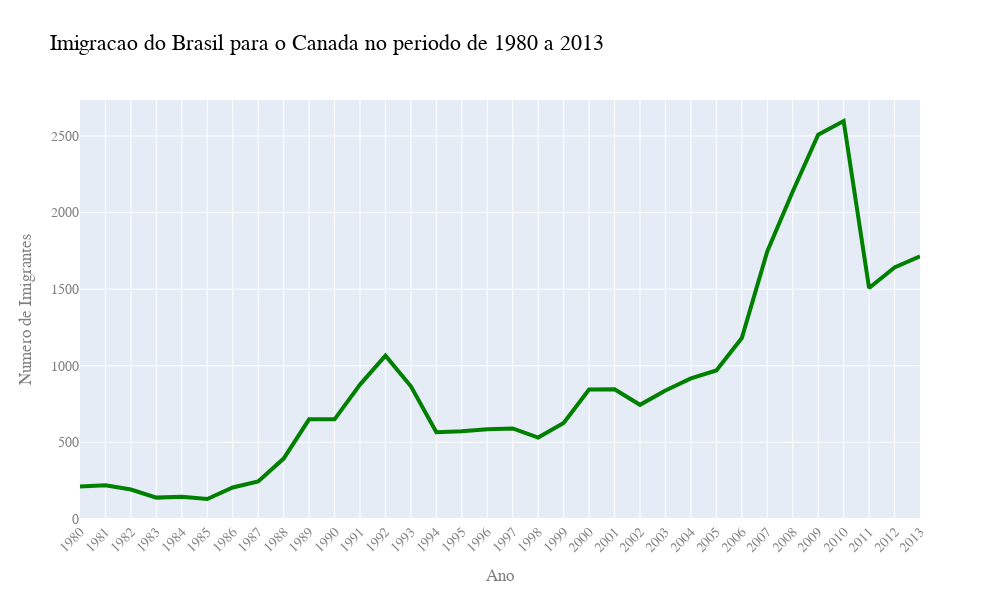

Write notebook code for a chart like this one.
### Code cell
fig = px.line(dados_brasil, x='ano', y='Imigrantes',
              title='Imigracao do Brasil para o Canada no periodo de 1980 a 2013')
fig.update_traces(line_color='green', line_width=4)
fig.update_layout(width=1000, height=600, 
                  xaxis={'tickangle': -45},
                  font_family='Arial', 
                  font_size=14,
                  font_color='grey',
                  title_font_color='black',
                  title_font_size=22,
                  xaxis_title='Ano',
                  yaxis_title='Numero de Imigrantes')
fig.show()

### Figure 1 — Plotly figure (JSON) as saved in the notebook; plotly's stock layout.template omitted (floating-point values rounded to 4 significant figures)
{"data": [{"hovertemplate": "ano=%{x}<br>Imigrantes=%{y}<extra></extra>", "legendgroup": "", "line": {"color": "green", "dash": "solid", "width": 4}, "marker": {"symbol": "circle"}, "mode": "lines", "name": "", "orientation": "v", "showlegend": false, "x": ["1980", "1981", "1982", "1983", "1984", "1985", "1986", "1987", "1988", "1989", "1990", "1991", "1992", "1993", "1994", "1995", "1996", "1997", "1998", "1999", "2000", "2001", "2002", "2003", "2004", "2005", "2006", "2007", "2008", "2009", "2010", "2011", "2012", "2013"], "xaxis": "x", "y": [211, 220, 192, 139, 145, 130, 205, 244, 394, 650, 650, 877, 1066, 866, 566, 572, 586, 591, 531, 626, 845, 847, 745, 839, 917, 969, 1181, 1746, 2138, 2509, 2598, 1508, 1642, 1714], "yaxis": "y", "type": "scatter"}], "layout": {"xaxis": {"anchor": "y", "domain": [0.0, 1.0], "title": {"text": "Ano"}, "tickangle": -45}, "yaxis": {"anchor": "x", "domain": [0.0, 1.0], "title": {"text": "Numero de Imigrantes"}}, "legend": {"tracegroupgap": 0}, "title": {"text": "Imigracao do Brasil para o Canada no periodo de 1980 a 2013", "font": {"color": "black", "size": 22}}, "font": {"family": "Arial", "size": 14, "color": "grey"}, "width": 1000, "height": 600}}
